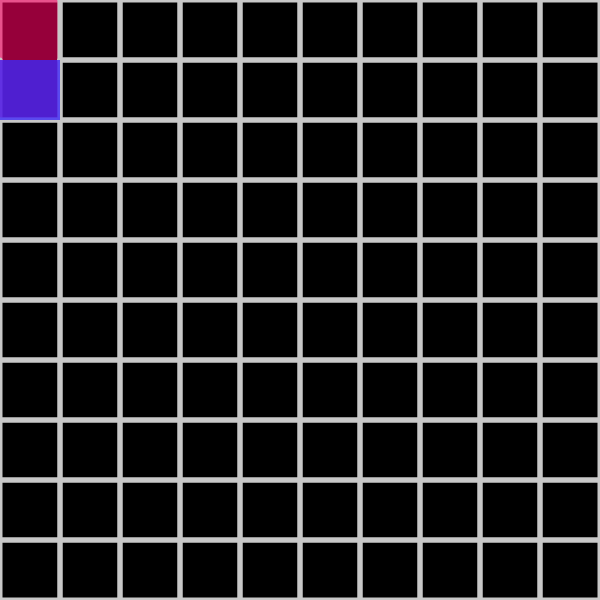
Frame 1 (no input)
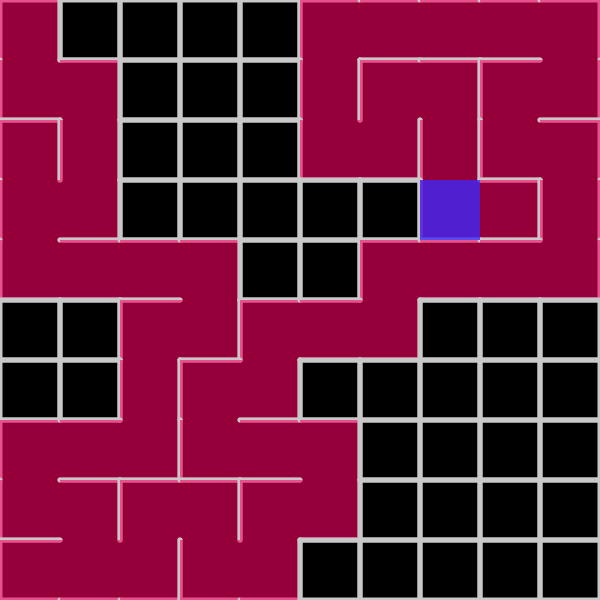
Frame 60 (no input)
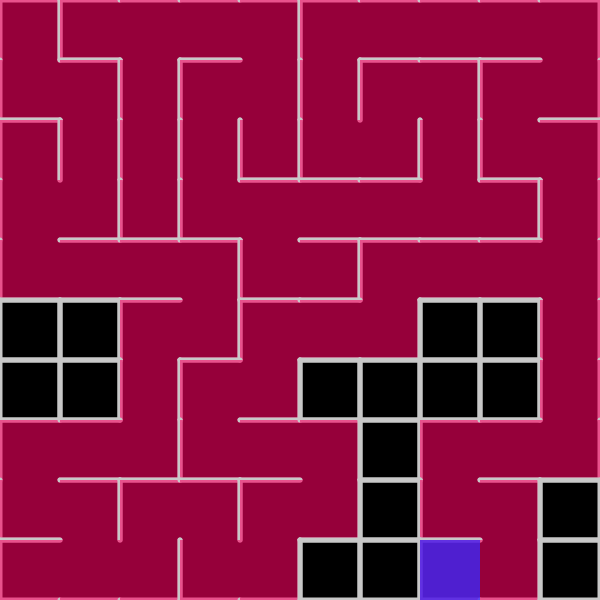
Frame 120 (the mouse pressed at the canvas centre since frame 60)

The p5.js sketch that drew these frames (run headless with seeded random() and noise() and a simulated clock; from frame 60 on, the mouse is pressed at the canvas centre):

// p5.js sketch
// ── sketch.js
//I made this code taking this video as reference https://www.youtube.com/watch?v=HyK_Q5rrcr4&list=PLRqwX-V7Uu6ZiZxtDDRCi6uhfTH4FilpH&index=10
  //Thanks to the Coding Train and Daniel Shiffman

let rows
let cols
let w = 60
let grid = []
let current
let stack = []

function setup() {
  createCanvas(600, 600)
  cols = floor(height / w) //sets a number of columns
  rows = floor(width / w) //sets a number of rows

  for (let y = 0; y < rows; y++) { //for every row
    for (let x = 0; x < cols; x++) { //for every column
      let cell = new Cell(x, y) //makes a cell object in each cell of the grid
      grid.push(cell) //pus the cell object into the grid array
    }
  }
  //frameRate(8)
  current = grid[0] //start point
}

function draw() {
  background(0)

  current.visited = true; //change the visited statement
  let next = current.checkNeighbors() //check the neighbors through the checkNeighbors function
  if (next) {
    next.visited = true
    stack.push(current) //push into the stack
    rvWalls(current, next) //runs the remove walls function
    current = next //makes the cell aproached the current cell
  } else if (stack.length > 0) {
    current = stack.pop() //pop the last object of the stack
  }

  for (let i = 0; i < grid.length; i++) {
    grid[i].show()
  }
  path_finder()
}

function rvWalls(a, b) { //removes the walls
  let cellsX = a.x - b.x //check the distance along the cells in the x axis
  if (cellsX === 1) {
    a.walls[3] = false
    b.walls[1] = false
  } else if (cellsX === -1) {
    a.walls[1] = false
    b.walls[3] = false
  }
  let cellsY = a.y - b.y //check the distance along the cells in the y axis
  if (cellsY === 1) {
    a.walls[0] = false
    b.walls[2] = false
  } else if (cellsY === -1) {
    a.walls[2] = false
    b.walls[0] = false
  }
}

function path_finder() {
  noStroke()
  fill(60, 40, 250, 200)
  rect(current.x * w, current.y * w, w, w)
}
  //made by Rosi

// ── cell.js
function Cell(x, y) { //cell object
  this.x = x
  this.y = y
  this.walls = [true, true, true, true] //setup of the statement of the walls
  this.visited = false; //setup of visited

  this.index = function(x, y) { //used in a 1 dimensional array
    if (x < 0 || y < 0 || x > cols - 1 || y > rows - 1) {
      return -1
    }
    return x + y * cols //specific formula of 1 dimensional arrays
  }

  this.checkNeighbors = function() { //checks the adjacents cells
    let neighbors = []

    let top = grid[this.index(x, y - 1)] //top neighbor
    let right = grid[this.index(x + 1, y)] //right neighbor
    let bottom = grid[this.index(x, y + 1)] //bottom neighbor
    let left = grid[this.index(x - 1, y)] //left neighbor

    let sides_array = [top, right, bottom, left]

    for (let i = 0; i < sides_array.length; i++) {
      if (sides_array[i] && !sides_array[i].visited) {
        neighbors.push(sides_array[i])
      }
    }

    if (neighbors.length > 0) {
      var pick = floor(random(0, neighbors.length)) //chose randomly one neighbord
      return neighbors[pick]
    } else {
      return undefined
    }
  }

  this.show = function() { //makes the walls and set the trail of visited
    let posX = this.x * w
    let posY = this.y * w

    stroke(200)
    strokeWeight(5)

    if (this.walls[0]) { //walls
      line(posX, posY, posX + w, posY)
    }

    if (this.walls[1]) {
      line(posX + w, posY, posX + w, posY + w)
    }

    if (this.walls[2]) {
      line(posX + w, posY + w, posX, posY + w)
    }

    if (this.walls[3]) {
      line(posX, posY + w, posX, posY)
    }

    if (this.visited) { //trail
      noStroke()
      fill(255, 0, 100, 150)
      rect(posX, posY, w, w)
    }
  }
}
